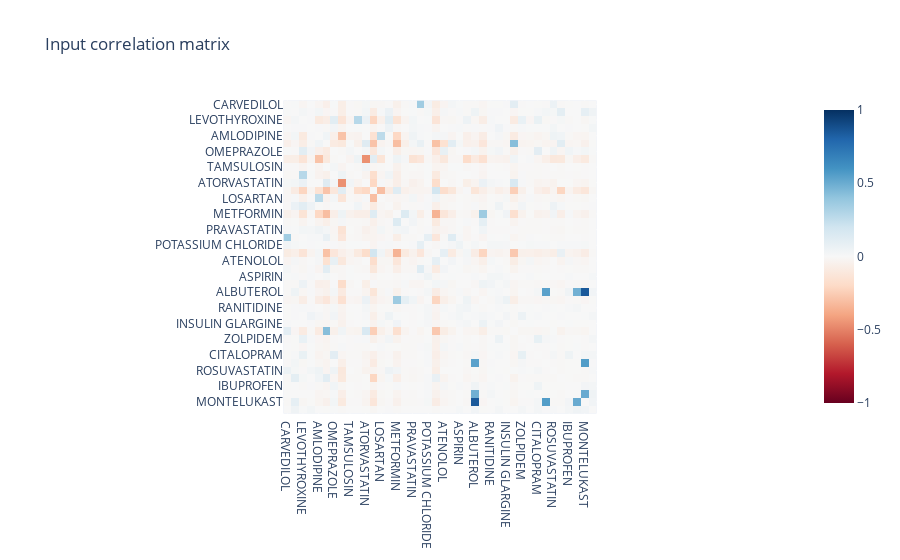
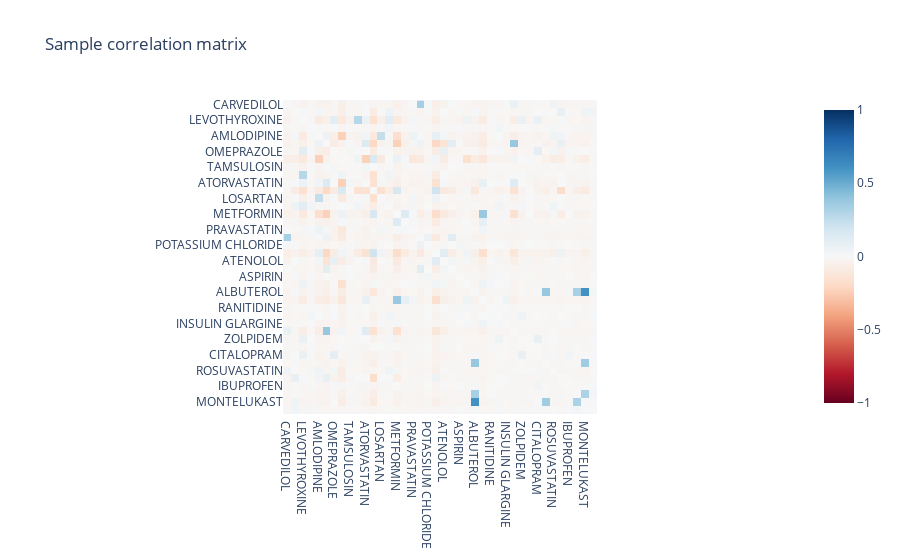
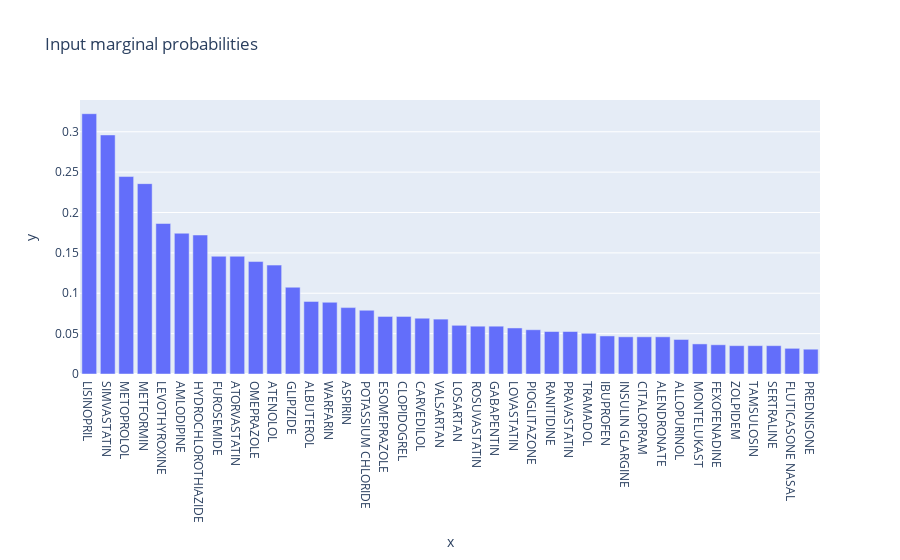
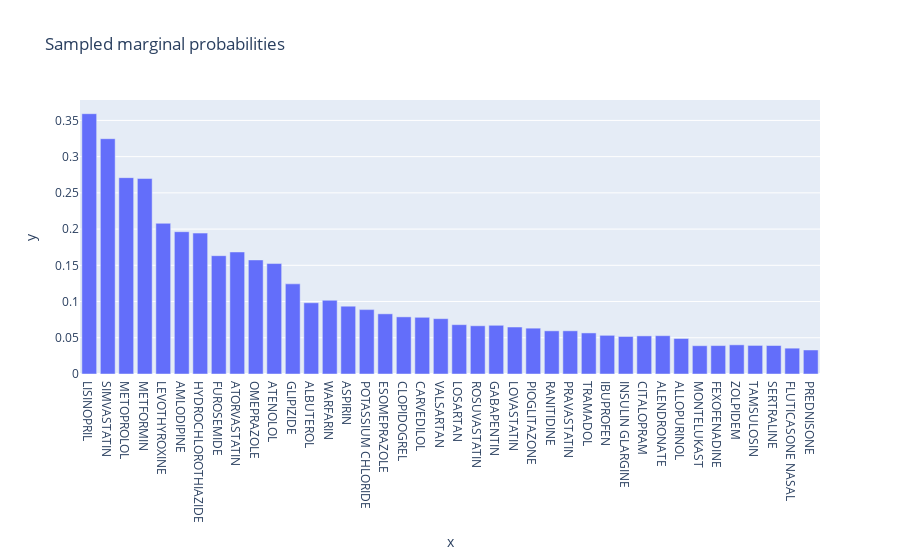

Notebook cell for these charts, in order:
### Code cell
feature_probs = np.loadtxt('feat_probs_smoother.csv', delimiter=',')

nsamples = 1000000
sample_2, mu, sigma = generate_multivariate_binary(40, nsamples, feature_probs, correlation_matrix)
sample_2 = filter_rows(sample_2, mu, sigma, nsamples)
visualize(sample_2)

### Figure 1 — Plotly figure (JSON) as saved in the notebook; plotly's stock layout.template omitted (floating-point values rounded to 4 significant figures; data arrays with more than 128 entries replaced by an {"elided": "..."} marker saying what was removed)
{"data": [{"coloraxis": "coloraxis", "hovertemplate": "x: %{x}<br>y: %{y}<br>color: %{z}<extra></extra>", "name": "0", "type": "heatmap", "x": ["CARVEDILOL", "ESOMEPRAZOLE", "LEVOTHYROXINE", "TRAMADOL", "AMLODIPINE", "METOPROLOL", "OMEPRAZOLE", "SIMVASTATIN", "TAMSULOSIN", "ALENDRONATE", "ATORVASTATIN", "LISINOPRIL", "LOSARTAN", "SERTRALINE", "METFORMIN", "PIOGLITAZONE", "PRAVASTATIN", "FUROSEMIDE", "POTASSIUM CHLORIDE", "HYDROCHLOROTHIAZIDE", "ATENOLOL", "WARFARIN", "ASPIRIN", "LOVASTATIN", "ALBUTEROL", "GLIPIZIDE", "RANITIDINE", "GABAPENTIN", "INSULIN GLARGINE", "CLOPIDOGREL", "ZOLPIDEM", "ALLOPURINOL", "CITALOPRAM", "PREDNISONE", "ROSUVASTATIN", "VALSARTAN", "IBUPROFEN", "FEXOFENADINE", "MONTELUKAST", "FLUTICASONE NASAL"], "xaxis": "x", "y": ["CARVEDILOL", "ESOMEPRAZOLE", "LEVOTHYROXINE", "TRAMADOL", "AMLODIPINE", "METOPROLOL", "OMEPRAZOLE", "SIMVASTATIN", "TAMSULOSIN", "ALENDRONATE", "ATORVASTATIN", "LISINOPRIL", "LOSARTAN", "SERTRALINE", "METFORMIN", "PIOGLITAZONE", "PRAVASTATIN", "FUROSEMIDE", "POTASSIUM CHLORIDE", "HYDROCHLOROTHIAZIDE", "ATENOLOL", "WARFARIN", "ASPIRIN", "LOVASTATIN", "ALBUTEROL", "GLIPIZIDE", "RANITIDINE", "GABAPENTIN", "INSULIN GLARGINE", "CLOPIDOGREL", "ZOLPIDEM", "ALLOPURINOL", "CITALOPRAM", "PREDNISONE", "ROSUVASTATIN", "VALSARTAN", "IBUPROFEN", "FEXOFENADINE", "MONTELUKAST", "FLUTICASONE NASAL"], "yaxis": "y", "z": {"elided": "40x40 float values"}}], "layout": {"coloraxis": {"cmax": 1, "cmin": -1, "colorscale": [[0, "rgb(103,0,31)"], [0.1, "rgb(178,24,43)"], [0.2, "rgb(214,96,77)"], [0.3, "rgb(244,165,130)"], [0.4, "rgb(253,219,199)"], [0.5, "rgb(247,247,247)"], [0.6, "rgb(209,229,240)"], [0.7, "rgb(146,197,222)"], [0.8, "rgb(67,147,195)"], [0.9, "rgb(33,102,172)"], [1, "rgb(5,48,97)"]]}, "title": {"text": "Input correlation matrix"}, "xaxis": {"anchor": "y", "constrain": "domain", "domain": [0, 1], "scaleanchor": "y"}, "yaxis": {"anchor": "x", "autorange": "reversed", "constrain": "domain", "domain": [0, 1]}}}

### Figure 2 — Plotly figure (JSON) as saved in the notebook; plotly's stock layout.template omitted (floating-point values rounded to 4 significant figures; data arrays with more than 128 entries replaced by an {"elided": "..."} marker saying what was removed)
{"data": [{"coloraxis": "coloraxis", "hovertemplate": "x: %{x}<br>y: %{y}<br>color: %{z}<extra></extra>", "name": "0", "type": "heatmap", "x": ["CARVEDILOL", "ESOMEPRAZOLE", "LEVOTHYROXINE", "TRAMADOL", "AMLODIPINE", "METOPROLOL", "OMEPRAZOLE", "SIMVASTATIN", "TAMSULOSIN", "ALENDRONATE", "ATORVASTATIN", "LISINOPRIL", "LOSARTAN", "SERTRALINE", "METFORMIN", "PIOGLITAZONE", "PRAVASTATIN", "FUROSEMIDE", "POTASSIUM CHLORIDE", "HYDROCHLOROTHIAZIDE", "ATENOLOL", "WARFARIN", "ASPIRIN", "LOVASTATIN", "ALBUTEROL", "GLIPIZIDE", "RANITIDINE", "GABAPENTIN", "INSULIN GLARGINE", "CLOPIDOGREL", "ZOLPIDEM", "ALLOPURINOL", "CITALOPRAM", "PREDNISONE", "ROSUVASTATIN", "VALSARTAN", "IBUPROFEN", "FEXOFENADINE", "MONTELUKAST", "FLUTICASONE NASAL"], "xaxis": "x", "y": ["CARVEDILOL", "ESOMEPRAZOLE", "LEVOTHYROXINE", "TRAMADOL", "AMLODIPINE", "METOPROLOL", "OMEPRAZOLE", "SIMVASTATIN", "TAMSULOSIN", "ALENDRONATE", "ATORVASTATIN", "LISINOPRIL", "LOSARTAN", "SERTRALINE", "METFORMIN", "PIOGLITAZONE", "PRAVASTATIN", "FUROSEMIDE", "POTASSIUM CHLORIDE", "HYDROCHLOROTHIAZIDE", "ATENOLOL", "WARFARIN", "ASPIRIN", "LOVASTATIN", "ALBUTEROL", "GLIPIZIDE", "RANITIDINE", "GABAPENTIN", "INSULIN GLARGINE", "CLOPIDOGREL", "ZOLPIDEM", "ALLOPURINOL", "CITALOPRAM", "PREDNISONE", "ROSUVASTATIN", "VALSARTAN", "IBUPROFEN", "FEXOFENADINE", "MONTELUKAST", "FLUTICASONE NASAL"], "yaxis": "y", "z": {"elided": "40x40 float values"}}], "layout": {"coloraxis": {"cmax": 1, "cmin": -1, "colorscale": [[0, "rgb(103,0,31)"], [0.1, "rgb(178,24,43)"], [0.2, "rgb(214,96,77)"], [0.3, "rgb(244,165,130)"], [0.4, "rgb(253,219,199)"], [0.5, "rgb(247,247,247)"], [0.6, "rgb(209,229,240)"], [0.7, "rgb(146,197,222)"], [0.8, "rgb(67,147,195)"], [0.9, "rgb(33,102,172)"], [1, "rgb(5,48,97)"]]}, "title": {"text": "Sample correlation matrix"}, "xaxis": {"anchor": "y", "constrain": "domain", "domain": [0, 1], "scaleanchor": "y"}, "yaxis": {"anchor": "x", "autorange": "reversed", "constrain": "domain", "domain": [0, 1]}}}

### Figure 3 — Plotly figure (JSON) as saved in the notebook; plotly's stock layout.template omitted (floating-point values rounded to 4 significant figures)
{"data": [{"hovertemplate": "x=%{x}<br>y=%{y}<extra></extra>", "legendgroup": "", "marker": {"color": "#636efa", "pattern": {"shape": ""}}, "name": "", "orientation": "v", "showlegend": false, "textposition": "auto", "type": "bar", "x": ["LISINOPRIL", "SIMVASTATIN", "METOPROLOL", "METFORMIN", "LEVOTHYROXINE", "AMLODIPINE", "HYDROCHLOROTHIAZIDE", "FUROSEMIDE", "ATORVASTATIN", "OMEPRAZOLE", "ATENOLOL", "GLIPIZIDE", "ALBUTEROL", "WARFARIN", "ASPIRIN", "POTASSIUM CHLORIDE", "ESOMEPRAZOLE", "CLOPIDOGREL", "CARVEDILOL", "VALSARTAN", "LOSARTAN", "ROSUVASTATIN", "GABAPENTIN", "LOVASTATIN", "PIOGLITAZONE", "RANITIDINE", "PRAVASTATIN", "TRAMADOL", "IBUPROFEN", "INSULIN GLARGINE", "CITALOPRAM", "ALENDRONATE", "ALLOPURINOL", "MONTELUKAST", "FEXOFENADINE", "ZOLPIDEM", "TAMSULOSIN", "SERTRALINE", "FLUTICASONE NASAL", "PREDNISONE"], "xaxis": "x", "y": [0.3224, 0.2961, 0.2445, 0.2357, 0.1864, 0.1743, 0.1721, 0.1458, 0.1458, 0.1393, 0.1349, 0.1075, 0.08991, 0.08882, 0.08224, 0.07895, 0.07127, 0.07127, 0.06908, 0.06798, 0.06031, 0.05921, 0.05921, 0.05702, 0.05482, 0.05263, 0.05263, 0.05044, 0.04715, 0.04605, 0.04605, 0.04605, 0.04276, 0.03728, 0.03618, 0.03509, 0.03509, 0.03509, 0.0318, 0.0307], "yaxis": "y"}], "layout": {"barmode": "relative", "legend": {"tracegroupgap": 0}, "title": {"text": "Input marginal probabilities"}, "xaxis": {"anchor": "y", "domain": [0, 1], "title": {"text": "x"}}, "yaxis": {"anchor": "x", "domain": [0, 1], "title": {"text": "y"}}}}

### Figure 4 — Plotly figure (JSON) as saved in the notebook; plotly's stock layout.template omitted (floating-point values rounded to 4 significant figures)
{"data": [{"hovertemplate": "x=%{x}<br>y=%{y}<extra></extra>", "legendgroup": "", "marker": {"color": "#636efa", "pattern": {"shape": ""}}, "name": "", "orientation": "v", "showlegend": false, "textposition": "auto", "type": "bar", "x": ["LISINOPRIL", "SIMVASTATIN", "METOPROLOL", "METFORMIN", "LEVOTHYROXINE", "AMLODIPINE", "HYDROCHLOROTHIAZIDE", "FUROSEMIDE", "ATORVASTATIN", "OMEPRAZOLE", "ATENOLOL", "GLIPIZIDE", "ALBUTEROL", "WARFARIN", "ASPIRIN", "POTASSIUM CHLORIDE", "ESOMEPRAZOLE", "CLOPIDOGREL", "CARVEDILOL", "VALSARTAN", "LOSARTAN", "ROSUVASTATIN", "GABAPENTIN", "LOVASTATIN", "PIOGLITAZONE", "RANITIDINE", "PRAVASTATIN", "TRAMADOL", "IBUPROFEN", "INSULIN GLARGINE", "CITALOPRAM", "ALENDRONATE", "ALLOPURINOL", "MONTELUKAST", "FEXOFENADINE", "ZOLPIDEM", "TAMSULOSIN", "SERTRALINE", "FLUTICASONE NASAL", "PREDNISONE"], "xaxis": "x", "y": [0.3593, 0.3248, 0.271, 0.2698, 0.208, 0.1964, 0.1945, 0.1633, 0.1684, 0.1574, 0.1524, 0.1244, 0.0983, 0.1018, 0.09367, 0.08886, 0.08306, 0.07885, 0.07827, 0.07637, 0.06808, 0.06657, 0.06723, 0.06485, 0.06327, 0.05957, 0.05961, 0.05669, 0.05338, 0.05179, 0.0526, 0.0529, 0.04901, 0.03905, 0.03923, 0.04026, 0.03944, 0.03934, 0.03565, 0.03315], "yaxis": "y"}], "layout": {"barmode": "relative", "legend": {"tracegroupgap": 0}, "title": {"text": "Sampled marginal probabilities"}, "xaxis": {"anchor": "y", "categoryarray": ["LISINOPRIL", "SIMVASTATIN", "METOPROLOL", "METFORMIN", "LEVOTHYROXINE", "AMLODIPINE", "HYDROCHLOROTHIAZIDE", "FUROSEMIDE", "ATORVASTATIN", "OMEPRAZOLE", "ATENOLOL", "GLIPIZIDE", "ALBUTEROL", "WARFARIN", "ASPIRIN", "POTASSIUM CHLORIDE", "ESOMEPRAZOLE", "CLOPIDOGREL", "CARVEDILOL", "VALSARTAN", "LOSARTAN", "ROSUVASTATIN", "GABAPENTIN", "LOVASTATIN", "PIOGLITAZONE", "RANITIDINE", "PRAVASTATIN", "TRAMADOL", "IBUPROFEN", "INSULIN GLARGINE", "CITALOPRAM", "ALENDRONATE", "ALLOPURINOL", "MONTELUKAST", "FEXOFENADINE", "ZOLPIDEM", "TAMSULOSIN", "SERTRALINE", "FLUTICASONE NASAL", "PREDNISONE"], "categoryorder": "array", "domain": [0, 1], "title": {"text": "x"}}, "yaxis": {"anchor": "x", "domain": [0, 1], "title": {"text": "y"}}}}
